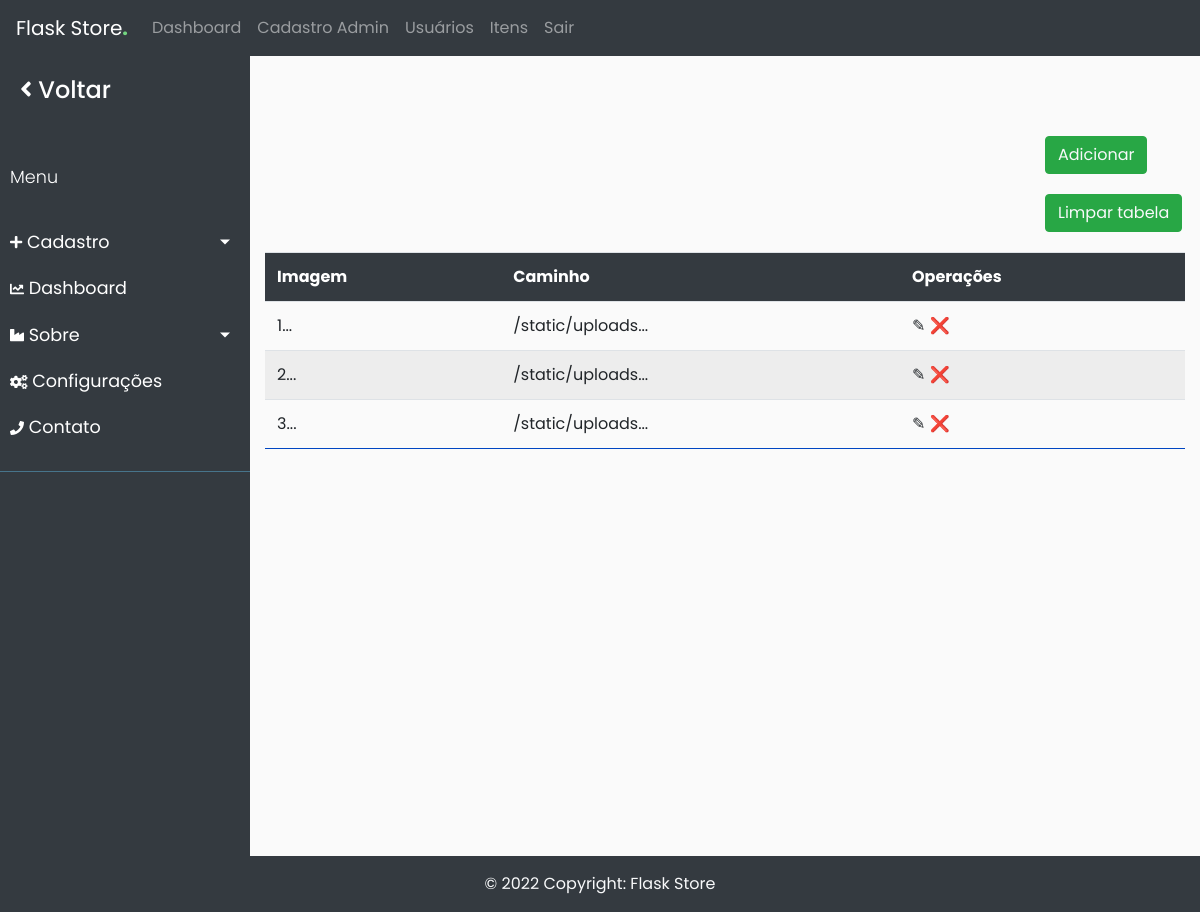
Before: /admin/banners (signed in) with the older database file.
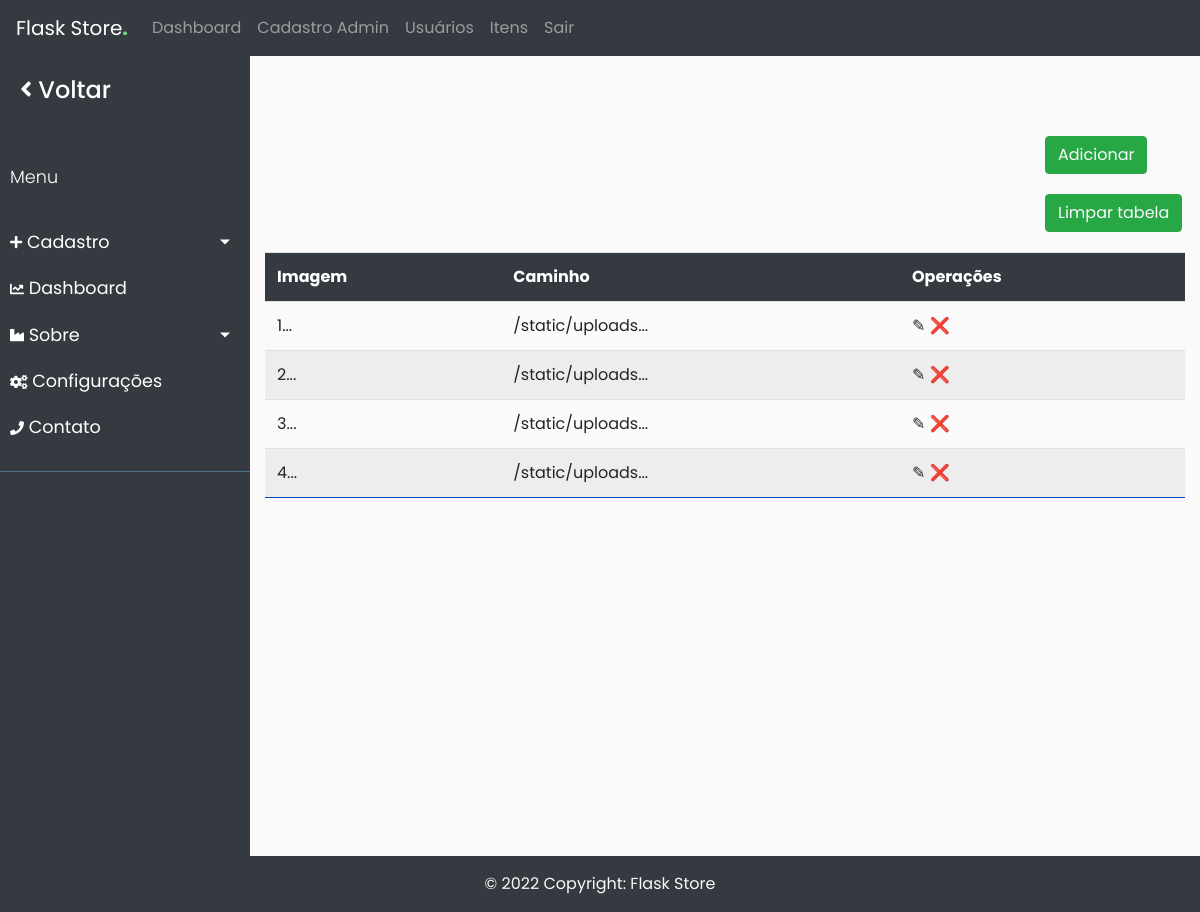
After: the same page with the newer database file.
### app/db_models.py (models this page shows)
class Banner(db.Model):
	__tablename__ = "banners"
	id = db.Column(db.Integer, primary_key=True)
	image = db.Column(db.String(250), nullable=False)

### app/funcs.py (the view)
	def wrapper(*args, **kwargs):
		if current_user.is_authenticated and current_user.admin == 1:
			return func(*args, **kwargs)
		else:
			return "You are not Authorized to access this URL."

### app/__init__.py (called while the page is built)
@app.context_processor
def inject_now():
	return {'now': datetime.utcnow()}

@login_manager.user_loader
def load_user(user_id):
	return User.query.get(user_id)

### app/admin/routes.py (called while the page is built)
@admin.route('/banners')
@admin_only
def banners():
    banners = Banner.query.all()
    return render_template("admin/banners.html", banners=banners)

### app/funcs.py (called while the page is built)
def admin_only(func):
	def wrapper(*args, **kwargs):
		if current_user.is_authenticated and current_user.admin == 1:
			return func(*args, **kwargs)
		else:
			return "You are not Authorized to access this URL."
	wrapper.__name__ = func.__name__
	return wrapper

### app/admin/templates/admin/banners.html (shortened to what this page needs)
{% extends "admin/base.html" %}
{% block content %}
    {% if not banners %}
		<div class="add-new btn-success btn">
			<a href="{{ url_for('admin.addbanner') }}" class="text-light">Adicionar</a>
		</div>
		<div class="flash-error">Não há banners cadastrados.</div>
	{% else %}
    <div class="add-new btn-success btn">
        <a href="{{ url_for('admin.addbanner') }}" class="text-light">Adicionar</a>
    </div>
	<div class="add-new btn-success btn">
        <a href="{{ url_for('admin.cleartable', type='banner') }}" class="text-light">Limpar tabela</a>
    </div>
	<div class="table-responsive">
    <table class="table table-striped">
        <tr>
            <th>Imagem</th>
			<th>Caminho</th>
            <th>Operações</th>
        </tr>
    {% for banner in banners %}
        <tr>
			<td>{{ banner.id }}...</td>
			<td>{{ banner.image[:15] }}...</td>
			<td>
                <a href="{{ url_for('admin.edit', type='banner', id=banner.id) }}">&#9998;</a>
				<a href="{{ url_for('admin.delete', type='banner', id=banner.id) }}">&#10060;</a>
			</td>
        </tr>
    {% endfor %}
    </table>
	</div>
	{% endif %}
{% endblock %}

Changed rows visible on the page:
added Banner: id "4", image "/static/uploads"
